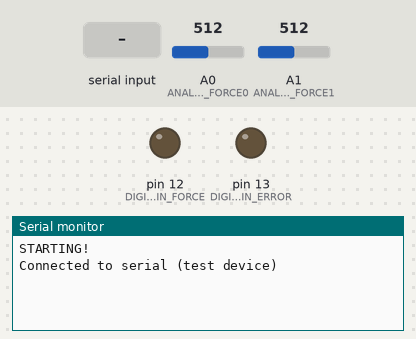
This sketch was run on a simulated Arduino Uno, built with avr-gcc and run on an emulated ATmega328P. On the bench: output pins drawn as LEDs (lit = HIGH), the last lines printed to the serial monitor. The inputs (shaded band) are chosen by the test bench; at power-on: A0 (ANALOG_PIN_FORCE0) = 512, A1 (ANALOG_PIN_FORCE1) = 512.

Above: at 1.2 s.
1.3 s: "c" received over Serial
At 2.4 s:
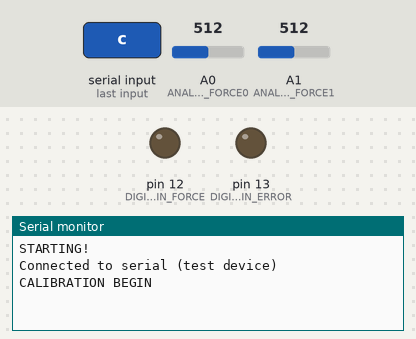
At 6.8 s:
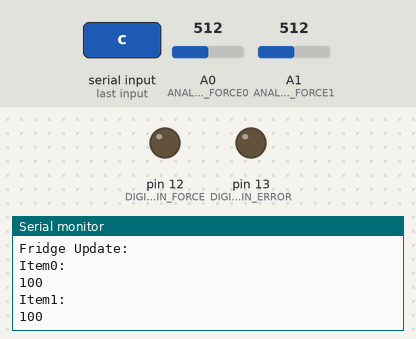

Measured:
- after the input at 1.3 s, the serial monitor: prints a new line at once (image 1)

The sketch:

ArduinoFridge.ino
```cpp
/*
 Name:		ArduinoFridge.ino
 Created:	11/25/2015 9:09:22 PM
 Author:	Timothy
*/

#include "def.h"
#include "fridge.h"

bool isErrorLit, isError;
CFridge *pFridge;

// the setup function runs once when you press reset or power the board
void setup()
{
	isError = false;
	isErrorLit = false;
	pFridge = NULL;

	// Serial
	Serial.begin( 9600 );

	// Setup digital pins
	pinMode( DIGITAL_PIN_FORCE, OUTPUT ); // Force LED
	pinMode( DIGITAL_PIN_ERROR, OUTPUT ); // Error LED

#ifdef DEBUG_PRINT
	Serial.println( "STARTING!" );
#endif

	// Create the fridge class
	pFridge = new CFridge();
	if( !pFridge )
		isError = true;
	pFridge->initialize();
}

// the loop function runs over and over again until power down or reset
void loop()
{
	int iForceVal, iForceVal2;

	// Check for error
	if ( isError && !isErrorLit ) {
		isErrorLit = true;
		digitalWrite( DIGITAL_PIN_ERROR, HIGH ); // Turn on the error led
	}

	// Perform fridge loop
	if( !pFridge->loop() )
		isError = true;

	// Check for force
	/*iForceVal = analogRead( ANALOG_PIN_FORCE0 );
	iForceVal2 = analogRead( ANALOG_PIN_FORCE1 );
	Serial.print( iForceVal );
	Serial.print( "\n" );
	Serial.print( iForceVal2 );
	Serial.print( "\n" );
	if( iForceVal > 512 )
		digitalWrite( DIGITAL_PIN_FORCE, HIGH );
	else
		digitalWrite( DIGITAL_PIN_FORCE, LOW );*/
}


void serialEvent()
{
	while( Serial.available() ) {
		char inChar = (char)Serial.read();
		if( inChar == 'c' ) {
			pFridge->calibrate( 4000 );
			break;
		}
	}
}
```

def.h
```cpp
#pragma once

// Provides debugging tools, but larger file size and slower
#define ARDUINO_DEBUG

enum DIGITAL_PINS
{
	DIGITAL_PIN_FORCE = 12,
	DIGITAL_PIN_ERROR = 13
};

enum ANALOG_PINS
{
	ANALOG_PIN_FORCE0 = 0,
	ANALOG_PIN_FORCE1 = 1
};

#if defined( ARDUINO_DEBUG )
#define DEBUG_PRINT(x) Serial.println( x )
#elif _DEBUG
#define DEBUG_PRINT
#endif
```

fridge.cpp
```cpp
#include "fridge.h"
#include "Arduino.h"
#include "def.h"

CFridge::CFridge()
{
	m_fridgeStage = 0;
	m_pDeviceConnection = NULL;
	m_pFridgePacket = NULL;
}
CFridge::~CFridge()
{
	if( m_pDeviceConnection ) {
		delete m_pDeviceConnection;
		m_pDeviceConnection = NULL;
	}
	if( m_pFridgePacket ) {
		delete m_pFridgePacket;
		m_pFridgePacket = NULL;
	}
}

bool CFridge::initialize()
{
	// Setup each resistor
	for( unsigned char i = 0; i < FORCE_RESISTOR_COUNT; i++ ) {
		m_resistorMaxs[i] = 1023; // Set maxs to the hard maximum (i.e. no calibration)
		m_forceValues[i] = 0;
	}
	m_fridgeStage = FRIDGE_STAGE_IDLE;
	// Set up the device connection
	m_pDeviceConnection = new CSerialConnection();
	m_pFridgePacket = new FridgePacket();
	m_pDeviceConnection->setCurrentPacket( m_pFridgePacket );
	m_pDeviceConnection->connect();
}

bool CFridge::loop()
{


	// Check stage
	switch( m_fridgeStage )
	{
	case FRIDGE_STAGE_IDLE:
		// Update the packet
		m_pFridgePacket->itempercent0 = this->getForcePercentage( FORCE_RESISTOR0 );
		m_pFridgePacket->itempercent1 = this->getForcePercentage( FORCE_RESISTOR1 );
		m_pDeviceConnection->doLoop();
		break;
	case FRIDGE_STAGE_CALIBRATE:
		// Check if the calibration period is over
		if( millis() > m_ulCalibrationStart + (unsigned long)m_uiCalibrationLength ) {
			// Calculate the calibrated averages
			for( unsigned char i = 0; i < FORCE_RESISTOR_COUNT; i++ ) {
				m_resistorMaxs[i] = m_calibrationTotals[i] / m_calibrationSamples;
				DEBUG_PRINT( m_resistorMaxs[i] );
			}
			m_fridgeStage = FRIDGE_STAGE_IDLE;
			DEBUG_PRINT( "CALIBRATION END " );
		}
		else {
			// Read each resistors value and add it to the total
			for( unsigned char i = 0; i < FORCE_RESISTOR_COUNT; i++ )
				m_calibrationTotals[i] += this->readValue( i );
			// Increment number of readings
			m_calibrationSamples++;
		}
		break;
	default:
		DEBUG_PRINT( "ERROR: Invalid fridge state!" );
		return false; // throw an error
	}
	return true;
}

void CFridge::calibrate( unsigned int uiTimeout )
{
	// Make sure we're not already calibrating
	if( m_fridgeStage == FRIDGE_STAGE_CALIBRATE ) {
		DEBUG_PRINT( "CALIBRATION IN PROGRESS!" );
		return;
	}

	DEBUG_PRINT( "CALIBRATION BEGIN" );

	// Record the start time
	m_ulCalibrationStart = millis();
	m_uiCalibrationLength = uiTimeout;
	// Change stage
	m_fridgeStage = FRIDGE_STAGE_CALIBRATE;
	// Clear the recording data
	m_calibrationSamples = 0;
	for( unsigned char i = 0; i < FORCE_RESISTOR_COUNT; i++ )
		m_calibrationTotals[i] = 0;
}

ForceResValue CFridge::readValue( unsigned char resistor )
{
	int iTest;

	// Read the analog input from the requested resistor
	switch( resistor )
	{
	case FORCE_RESISTOR0:
		return analogRead( ANALOG_PIN_FORCE0 );
	case FORCE_RESISTOR1:
		return analogRead( ANALOG_PIN_FORCE1 );;
	default:
		DEBUG_PRINT( "WARNING: Invalid force resistor specified" );
		return 0;
	}
}

unsigned char CFridge::getForcePercentage( unsigned char resistor )
{
	int value;

	// Read the value
	value = this->readValue( resistor );
	return (unsigned char)(((float)value/(float)m_resistorMaxs[resistor])*100.0f);
}
```

fridge.h
```cpp
#pragma once

#include "network.h"

enum : unsigned short
{
	FORCE_RESISTOR0 = 0,
	FORCE_RESISTOR1 = 1,
	FORCE_RESISTOR_COUNT
};

enum : unsigned char
{
	FRIDGE_STAGE_UNKNOWN = 0,
	FRIDGE_STAGE_IDLE,
	FRIDGE_STAGE_CALIBRATE,
};

typedef unsigned short ForceResValue;

class CFridge
{
private:
	unsigned char m_fridgeStage;

	unsigned long m_ulCalibrationStart;
	unsigned int m_uiCalibrationLength;
	unsigned long m_calibrationTotals[FORCE_RESISTOR_COUNT];
	unsigned int m_calibrationSamples;

	unsigned int m_resistorMaxs[FORCE_RESISTOR_COUNT];

	unsigned int m_forceValues[FORCE_RESISTOR_COUNT];

	CDeviceConnection *m_pDeviceConnection;
	FridgePacket *m_pFridgePacket;
public:
	CFridge();
	~CFridge();

	// bool initialize() - performs setup, should be called in setup()
	bool initialize();

	// void loop() - the fridge logic, should be called in loop()
	bool loop();

	// void calibrate( unsigned int uiTimeout ) - calibrates the sensors
	//		unsigned int uiTimeout - amount of time to record the max sensor value
	void calibrate( unsigned int uiTimeout );

	// ForceResValue readValue( ForceResFlags resistor ) - reads the value from the resistor
	//		ForceResValue resistor - the resistor to read from
	ForceResValue readValue( unsigned char resistor );

	// unsigned char getForcePercentage() - returns the force percentage of the calibrated maximum
	//		unsigned char resistor - the resistor to read from
	unsigned char getForcePercentage( unsigned char resistor );
};
```

network.cpp
```cpp
#include "network.h"
#include "Arduino.h"
#include "def.h"

UpdatePacket::UpdatePacket() {
	timestamp = 0;
}
FridgePacket::FridgePacket() {
	itempercent0 = 0;
	itempercent1 = 1;
}

///////////////////////
// CDeviceConnection //
///////////////////////

CDeviceConnection::CDeviceConnection() {
	m_ulUpdateInterval = UPDATE_INTERVAL_DEFAULT;
	m_ulLastUpdate = 0;
	m_pCurrentPacket = NULL;
}
CDeviceConnection::~CDeviceConnection() {
}

void CDeviceConnection::doLoop()
{
	unsigned long currentTime = millis();

	// See if its time for an update
	if( m_ulLastUpdate + m_ulUpdateInterval < currentTime ) {
		this->broadcastUpdate( m_pCurrentPacket );
		m_ulLastUpdate = currentTime;
	}

}

double CDeviceConnection::getUpdateInterval() {
	return m_ulUpdateInterval;
}
void CDeviceConnection::setUpdateInterval( unsigned long updateInterval ) {
	m_ulUpdateInterval = updateInterval;
}
void CDeviceConnection::setCurrentPacket( UpdatePacket *pPacket ) {
	m_pCurrentPacket = pPacket;
}

///////////////////////
// CSerialConnection //
///////////////////////

CSerialConnection::CSerialConnection() {
}
CSerialConnection::~CSerialConnection() {
}

bool CSerialConnection::connect() {
	Serial.println( "Connected to serial (test device)" );
	return true;
}
void CSerialConnection::disconnect() {
	Serial.println( "Disconnected from serial (test device)" );
}

void CSerialConnection::broadcastUpdate( UpdatePacket *pPacket )
{
	FridgePacket *pFridgePacket;

	// Convert to a FridgePacket
	pFridgePacket = reinterpret_cast<FridgePacket*>(pPacket);
	if( !pFridgePacket )
		return;
	// Print test serial
	Serial.println( "Fridge Update:" );
	Serial.println( "Item0: " );
	Serial.println( pFridgePacket->itempercent0 );
	Serial.println( "Item1: " );
	Serial.println( pFridgePacket->itempercent1 );
}
```

network.h
```cpp
#pragma once

#define UPDATE_INTERVAL_DEFAULT 5000 // 15 seconds


struct UpdatePacket
{
	UpdatePacket();

	double timestamp;
};

struct FridgePacket : public UpdatePacket
{
	FridgePacket();

	unsigned char itempercent0;
	unsigned char itempercent1;
};

///////////////////////
// CDeviceConnection //
///////////////////////

class CDeviceConnection
{
private:
	unsigned long m_ulLastUpdate;
	unsigned long m_ulUpdateInterval;

	UpdatePacket *m_pCurrentPacket;
protected:
public:
	CDeviceConnection();
	virtual ~CDeviceConnection();

	// bool connect() - connects to the device
	virtual bool connect() = 0;
	// void disconnect() - disconnects from the device
	virtual void disconnect() = 0;

	// void doLoop() - called each loop, determines if we need to broadcast an update
	void doLoop();

	// void broadcastUpdate( UpdatePacket *pPacket ) - broadcasts an update
	//		pPacket - the data to send to the device
	virtual void broadcastUpdate( UpdatePacket *pPacket ) = 0;

	// double getUpdateInterval() - returns the update interval in milliseconds
	double getUpdateInterval();
	// void setUpdateInterval( unsigned long updateInterval ) - sets the update interval in milliseconds
	//		updateInterval - the new update interval in milliseconds
	void setUpdateInterval( unsigned long updateInterval );

	// void setCurrentPacket( UpdatePacket *pPacket ) - sets a new packet to broadcast
	//		UpdatePacket *pPacket - the packet to broadcast
	void setCurrentPacket( UpdatePacket *pPacket );
};

///////////////////////
// CSerialConnection //
///////////////////////

class CSerialConnection : public CDeviceConnection
{
public:
	CSerialConnection();
	~CSerialConnection();

	bool connect();
	void disconnect();

	void broadcastUpdate( UpdatePacket *pPacket );
};
```
